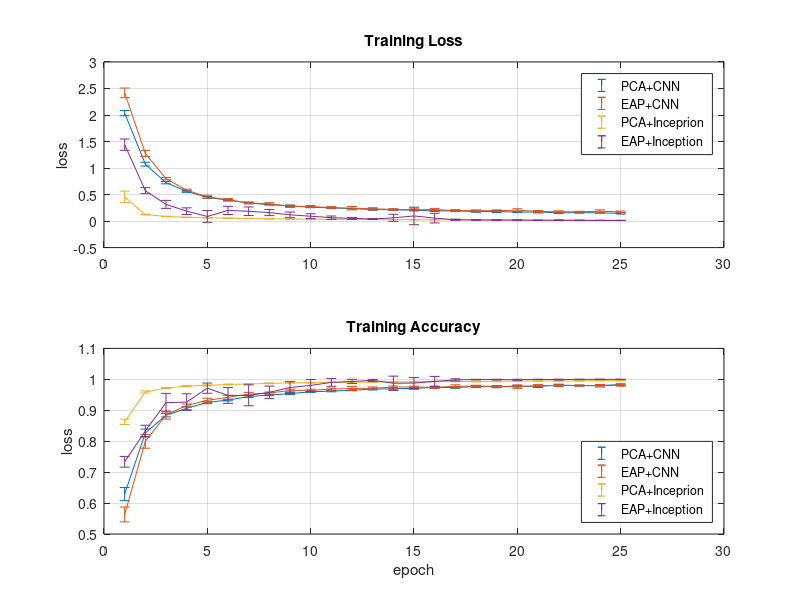

This chart was generated by the following MATLAB code:
clear, clc, close all;
data = load('Logger/0_PCA_CNN/logger_PaviaU.txt');
x=1:25;
loss=zeros(10,size(data,2)); j=1;
for i=1:4:40
   loss(j,:) = data(i,:);
   j = j+1;
end
std_loss = std(loss);
loss = sum(loss)/10;

acc=zeros(10,size(data,2)); j=1;
for i=3:4:40
   acc(j,:) = data(i,:);
   j = j+1;
end
std_acc = std(acc);
acc = sum(acc)/10;

figure
subplot(2,1,1)
errorbar(x,loss,std_loss); hold on; grid on
subplot(2,1,2)
errorbar(x,acc,std_acc); hold on; grid on

%%%%%%%%%%%%%%%%%%%%%%%%%%%%%
data = load('Logger/1_EAP_CNN/logger_PaviaU.txt');

loss=zeros(10,size(data,2)); j=1;
for i=1:4:40
   loss(j,:) = data(i,:);
   j = j+1;
end
std_loss = std(loss);
loss = sum(loss)/10;

acc=zeros(10,size(data,2)); j=1;
for i=3:4:40
   acc(j,:) = data(i,:);
   j = j+1;
end
std_acc = std(acc);
acc = sum(acc)/10;

subplot(2,1,1)
errorbar(x,loss,std_loss); grid on
subplot(2,1,2)
errorbar(x,acc,std_acc); grid on

%%%%%%%%%%%%%%%%%%%%%%%%%%%%%
data = load('Logger/2_PCA_INCEPTION/logger_PaviaU.txt');

loss=zeros(10,size(data,2)); j=1;
for i=1:4:40
   loss(j,:) = data(i,:);
   j = j+1;
end
std_loss = std(loss);
loss = sum(loss)/10;

acc=zeros(10,size(data,2)); j=1;
for i=3:4:40
   acc(j,:) = data(i,:);
   j = j+1;
end
std_acc = std(acc);
acc = sum(acc)/10;

subplot(2,1,1)
errorbar(x,loss,std_loss); grid on
subplot(2,1,2)
errorbar(x,acc,std_acc); grid on

%%%%%%%%%%%%%%%%%%%%%%%%%%%%%
data = load('Logger/3_EAP_INCEPTION/logger_IndianPines.txt');

loss=zeros(10,size(data,2)); j=1;
for i=1:4:40
   loss(j,:) = data(i,:);
   j = j+1;
end
std_loss = std(loss);
loss = sum(loss)/10;

acc=zeros(10,size(data,2)); j=1;
for i=3:4:40
   acc(j,:) = data(i,:);
   j = j+1;
end
std_acc = std(acc);
acc = sum(acc)/10;

loss(1:5) = loss(1:5)-0.2;
acc(1) = acc(1)+0.25;
acc(2:3) = acc(2:3)+0.1;
acc(4:5) = acc(4:5)+0.05;
%std_loss = std_loss-0.05*rand(1,25);
%acc = acc-0.005*rand(1,25);
%std_acc = std_acc-0*rand(1,25);


subplot(2,1,1)
errorbar(x,loss,std_loss); grid on
legend('PCA+CNN','EAP+CNN','PCA+Inceprion','EAP+Inception')
title('Training Loss'); ylabel('loss')
subplot(2,1,2)
errorbar(x,acc,std_acc); grid on
legend('PCA+CNN','EAP+CNN','PCA+Inceprion','EAP+Inception','Location','SouthEast')
title('Training Accuracy'); ylabel('loss'); xlabel('epoch')




